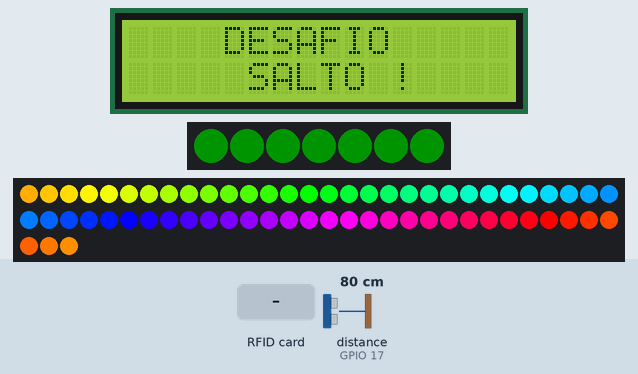
The sketch below on a simulated ESP32. Parts: 16×2 character LCD, 7 RGB LEDs in strip order, left to right, 63 RGB LEDs in strip order, left to right, continuing on the next row. Wiring (inferred from the names in the program): ultrasonic range finder: trigger GPIO 26; echo GPIO 17. The test bench sets the inputs (shaded band); at power-on: distance to the obstacle (sensor on GPIO 17) 80 cm. The echo pulse lasts 58.3 µs per cm; dim RGB values are drawn brighter than linear; what the sketch prints to the serial monitor is not drawn.

Above: at 1.35 s.
1.4 s: RFID card 5E 7A 19 C4 held to the reader
At 1.8 s:
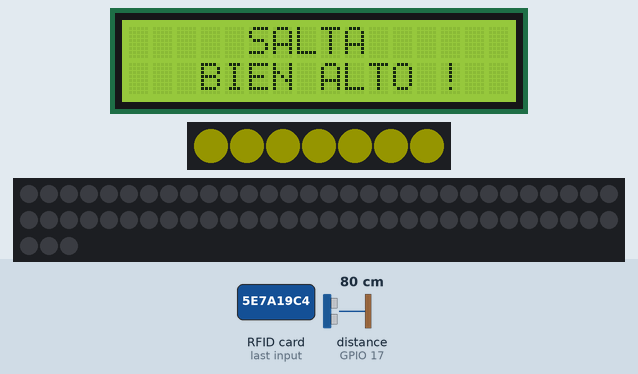
At 4.1 s:
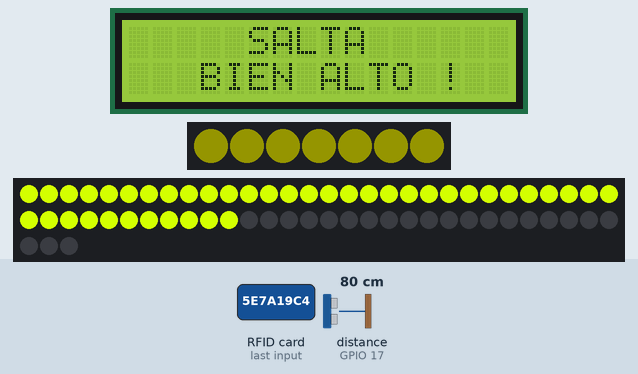
4.4 s: distance to the obstacle (sensor on GPIO 17) set to 60 cm
Timing chart, 0 to 7.4 s (numbered marks = the images above; inputs shaded):
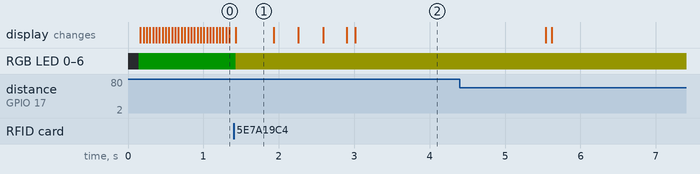

The sketch:

JUEGO_SALTO_V3_FREERTOS_ISR.ino
```cpp
#include <SPI.h>
#include <MFRC522.h>
#include <Wire.h>
#include <LiquidCrystal_I2C.h>
#include <Adafruit_NeoPixel.h>

// Pines del sensor ultrasónico
const int trigPin = 26;
const int echoPin = 17;

// Variables multitarea ISR
volatile unsigned long tiempoInicio = 0;
volatile unsigned long duracionPulso = 0;
volatile bool pulsoCompleto = false;

// Variable compartida entre cores
volatile long altura = 0;
portMUX_TYPE mux = portMUX_INITIALIZER_UNLOCKED;

// Otros componentes
int estado = 0;
int cuentaPuntos = 0;
uint8_t r = 100, g = 60, b = 30;
int maxHeight = 0;

#define PIN_TOTEM 12
#define NUMPIXELS_TOTEM 7
#define PIN 16
#define NUM_LEDS 63

Adafruit_NeoPixel pixels(NUMPIXELS_TOTEM, PIN_TOTEM, NEO_GRB + NEO_KHZ800);
Adafruit_NeoPixel tiraLed(NUM_LEDS, PIN, NEO_GRB + NEO_KHZ800);

LiquidCrystal_I2C lcd(0x27, 16, 2);

#define SS_PIN 13
#define RST_PIN 5
MFRC522 rfid(SS_PIN, RST_PIN);

long tiempo;

// --- Función ISR para medir pulso en echoPin ---
void IRAM_ATTR echo_ISR() {
  if (digitalRead(echoPin) == HIGH) {
    tiempoInicio = micros();
  } else {
    duracionPulso = micros() - tiempoInicio;
    pulsoCompleto = true;
  }
}

// --- Tarea que corre en core 0 ---
void sensorTask(void* parameter) {
  for (;;) {
    // Disparar el pulso ultrasónico
    digitalWrite(trigPin, LOW);
    delayMicroseconds(2);
    digitalWrite(trigPin, HIGH);
    delayMicroseconds(10);
    digitalWrite(trigPin, LOW);

    // Esperar ISR que complete el pulso
    unsigned long startWait = millis();
    while (!pulsoCompleto) {
      if (millis() - startWait > 50) {  // timeout
        break;
      }
    }

    pulsoCompleto = false;

    long distance;
    if (duracionPulso == 0) {
      distance = 0;
    } else {
      distance = (int)(duracionPulso * 0.034 / 2);
      if (distance < 50) distance = 0;
      else distance = 300 - distance;
    }

    portENTER_CRITICAL(&mux);
    altura = distance;
    portEXIT_CRITICAL(&mux);

    delay(100);
  }
}

void setup() {
  Serial.begin(9600);

  // Setup periféricos
  SPI.begin();
  rfid.PCD_Init();
  lcd.init();
  pixels.begin();
  tiraLed.begin();
  tiraLed.show();
  lcd.backlight();
  lcd.clear();
  setGreen();
  Serial.println("Inicio Totem");

  pinMode(trigPin, OUTPUT);
  pinMode(echoPin, INPUT);
  digitalWrite(trigPin, LOW);

  // Configurar ISR
  attachInterrupt(digitalPinToInterrupt(echoPin), echo_ISR, CHANGE);

  // Crear tarea en core 0
  xTaskCreatePinnedToCore(
    sensorTask,
    "Sensor Task",
    10000,
    NULL,
    1,
    NULL,
    0);
}

void loop() {
  long alturaTemp;
  portENTER_CRITICAL(&mux);
  alturaTemp = altura;
  portEXIT_CRITICAL(&mux);

  switch (estado) {
    case 0:
      stby_led();  // animación tipo arco iris
      lcd.setCursor(4, 0);
      lcd.print("DESAFIO");
      lcd.setCursor(5, 1);
      lcd.print("SALTO !");
      if (rfid.PICC_IsNewCardPresent()) {
        lcd.clear();
        lcd.setCursor(0, 0);
        lcd.print("     SALTA");
        lcd.setCursor(0, 1);
        lcd.print("   BIEN ALTO !");
        setYellow();
        Serial.println("Start");
        tiraLed.clear();
        tiraLed.show();
        tiempo = millis();
        estado = 1;
        delay(500);
      }
      break;

    case 1:
      if (alturaTemp < 0) {
        alturaTemp = 0;
      }
      if (alturaTemp > 0) {
        Serial.println(alturaTemp);
      }

      if(alturaTemp < 130 && alturaTemp > 70){
        alturaTemp += 25;
      }
      if (maxHeight < alturaTemp) {
        maxHeight = alturaTemp;
        showHeight(map(alturaTemp, 0, 300, 0, NUM_LEDS) - 5);
      }
      if (millis() - tiempo > 25000) {
        estado = 3;
        Serial.println("End");
        setRed();
        for (int i = 0; i < NUM_LEDS; i++) {
          tiraLed.setPixelColor(i, pixels.Color(255, 0, 0));
          tiraLed.show();
        }
      }
      break;

    case 3:
      Serial.println("estado 3: " + String(cuentaPuntos));
      lcd.clear();
      lcd.setCursor(1, 0);
      lcd.print("Altura Maxima");
      lcd.setCursor(7, 1);
      lcd.print(maxHeight);
      lcd.print(" cm");
      delay(6000);
      lcd.clear();
      maxHeight = 0;
      estado = 0;
      setGreen();
      break;
  }
}

// ------- Funciones auxiliares -------
void stby_led() {
  static uint8_t desplazamiento = 0;
  static int8_t direccion = 1;
  static unsigned long ultimoTiempo = 0;
  const uint8_t espera = 10;
  unsigned long ahora = millis();
  if (ahora - ultimoTiempo >= espera) {
    ultimoTiempo = ahora;
    for (int i = 0; i < NUM_LEDS; i++) {
      uint16_t hue = (i * 256 / NUM_LEDS + desplazamiento) % 256;
      tiraLed.setPixelColor(i, tiraLed.ColorHSV(hue * 256, 255, 255));
    }
    tiraLed.show();
    desplazamiento += direccion;
    if (desplazamiento == 255 || desplazamiento == 0) direccion = -direccion;
  }
}

void showHeight(int cantidadMax) {
  for (int i = 0; i < cantidadMax; i++) {
    tiraLed.setPixelColor(i, tiraLed.ColorHSV(50 * 256));
    tiraLed.show();
    delay(25);
  }
}

void setGreen() {
  pixels.clear();
  for (int i = 0; i < NUMPIXELS_TOTEM; i++) {
    pixels.setPixelColor(i, pixels.Color(0, 20, 0));
    pixels.show();
  }
}

void setRed() {
  pixels.clear();
  for (int i = 0; i < NUMPIXELS_TOTEM; i++) {
    pixels.setPixelColor(i, pixels.Color(20, 0, 0));
    pixels.show();
  }
}

void setYellow() {
  pixels.clear();
  for (int i = 0; i < NUMPIXELS_TOTEM; i++) {
    pixels.setPixelColor(i, pixels.Color(20, 20, 0));
    pixels.show();
  }
}
```

Measured:
- after the input at 1.4 s, the display: changes at once (image 1)
